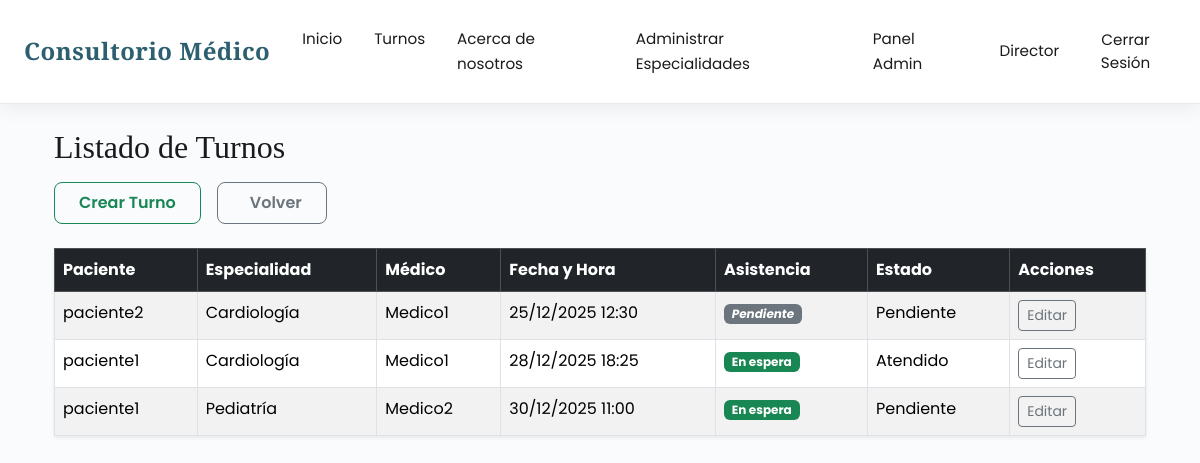
Page /turnos/recepcion/all/ (signed in) on the committed database.
### turnos/models.py (models this page shows, shortened)
class Turno(models.Model):
    paciente = models.ForeignKey(User, on_delete=models.CASCADE, related_name='turnos_paciente')
    medico = models.ForeignKey(User, on_delete=models.SET_NULL, null=True, blank=True, related_name='turnos_medico')
    especialidad = models.ForeignKey(Especialidad, on_delete=models.CASCADE, null=True, blank=True)
    fecha_hora = models.DateTimeField()
    creado_por = models.ForeignKey(User, on_delete=models.SET_NULL, null=True, blank=True, related_name='turnos_creados_por')
    estado = models.CharField(max_length=20, choices=ESTADO_TURNO, default='pendiente')
    asistencia_confirmada = models.BooleanField(default=False)  # la recepcionista marca cuando llega
    notificado_medico = models.BooleanField(default=False)      # la recepcionista puede avisar
    observaciones = models.TextField(blank=True)
    creado = models.DateTimeField(auto_now_add=True)
    pagado = models.BooleanField(default=False)
    metodo_pago = models.CharField(
        max_length=20,
        choices=[('mercadopago', 'Mercado Pago'), ('efectivo', 'Efectivo')],
        blank=True,
        null=True
    )
    id_pago_mp = models.CharField(max_length=100, blank=True, null=True)  # ID de MercadoPago
    class Meta:
        ordering = ['fecha_hora']

### Especialidades/models.py (models this page shows, shortened)
class Especialidad(models.Model):
    tipo = models.CharField(max_length=100, unique=True)
    descripcion = models.TextField(blank=True, null=True)

### turnos/views.py (the view)
# urls.py: path('recepcion/all/', views.TurnosRecepcionView.as_view(), name='turnos_recepcion'),
class TurnosRecepcionView(LoginRequiredMixin, GroupRequiredMixin, ListView):
    model = Turno
    template_name = 'turnos/turnos_recepcion.html'
    context_object_name = 'turnos'
    group_required = ['Recepcionista', 'Director']
    def get_queryset(self):
        return Turno.objects.filter(
            fecha_hora__gte=timezone.now()
        ).order_by('fecha_hora')

### Especialidades/templatetags/grupos_tags.py (called while the page is built)
@register.filter(name='has_group')
def has_group(user, group_name):
    return user.groups.filter(name=group_name).exists()

### accounts/mixins.py (called while the page is built)
    def dispatch(self, request, *args, **kwargs):
        if not request.user.is_authenticated:
            return self.handle_no_permission()
        allowed = False
        groups = self.group_required if isinstance(self.group_required, (list,tuple)) else [self.group_required]
        for g in groups:
            if request.user.groups.filter(name=g).exists():
                allowed = True
                break
        if not allowed:
            return self.handle_no_permission()
        return super().dispatch(request, *args, **kwargs)

### templates/turnos/turnos_recepcion.html (shortened to what this page needs)
{% extends "base.html" %}
{% load grupos_tags %}
{% block content %}
<div class="container mt-4">
            <div class="mb-4">
                <h2 class="mb-3">Listado de Turnos</h2>
                <div class="d-flex gap-3">
                    <a href="{% url 'turnos:crear_turno' %}"
                    class="btn btn-outline-success px-4 py-2 fw-semibold rounded-3">
                        Crear Turno
                    </a>
                    <a href="{% url 'home' %}"
                    class="btn btn-outline-secondary px-4 py-2 fw-semibold rounded-3">
                        Volver
                    </a>
                </div>
        </div>
    {% if turnos %}
        <table class="table table-striped table-bordered shadow-sm">
            <thead class="table-dark">
                <tr>
                    <th>Paciente</th>
                    <th>Especialidad</th>
                    <th>Médico</th>
                    <th>Fecha y Hora</th>
                    <th>Asistencia</th>
                    <th>Estado</th>
                    <th>Acciones</th>
                </tr>
            </thead>
            <tbody>
                {% for turno in turnos %}
                    <tr>
                        <td>{{ turno.paciente.username }}</td>
                        <td>{{ turno.especialidad.tipo }}</td>
                        <td>{{ turno.medico.username }}</td>
                        <td>{{ turno.fecha_hora|date:"d/m/Y H:i" }}</td>
                        <td>
                            {% if turno.asistencia_confirmada %}
                                <span class="badge bg-success">En espera</span>
                            {% else %}
                                <span class="badge bg-secondary"><Em>Pendiente</Em></span>
                            {% endif %}
                        </td>
                        <td>{{ turno.get_estado_display }}</td>
                        <td>
                            {% if user|has_group:"Recepcionista" or user|has_group:"Director" %}
                                <a href="{% url 'turnos:editar_turno' turno.id %}" class="btn btn-outline-secondary btn-sm me-2"> Editar</a>
                            {% else %}
                                <span class="text-muted">-</span>
                            {% endif %}
                        </td>
                    </tr>
                {% endfor %}
            </tbody>
        </table>
    {% else %}
        <div class="alert alert-info">No hay turnos cargados todavía.</div>
    {% endif %}
</div>
{% endblock %}

### templates/base.html (shortened to what this page needs)
{% load static %}
{% load grupos_tags %}
<!DOCTYPE html>
<html lang="es">
<head>
    <link href="https://cdn.jsdelivr.net/npm/bootstrap@5.3.8/dist/css/bootstrap.min.css" rel="stylesheet">
</head>
<body>
<nav class="navbar navbar-expand-lg">
    <div class="container-fluid px-4">
        <a class="navbar-brand" href="/">Consultorio Médico</a>
        <div class="collapse navbar-collapse" id="navbarNav">
            <ul class="navbar-nav mx-auto">
                <li class="nav-item">
                    <a class="nav-link" href="/">Inicio</a>
                </li>
                <li class="nav-item">
                    <a class="nav-link" href="/turnos">Turnos</a>
                </li>
                <li class="nav-item">
                    <a class="nav-link" href="/aboutus">Acerca de nosotros</a>
                </li>
                {% if user.is_authenticated %}
                    {% if user.is_superuser or user|has_group:"Director" %}
                        <li class="nav-item">
                            <a class="nav-link" href="{% url 'especialidades:lista_especialidades' %}">Administrar Especialidades</a>
                        </li>
                    {% endif %}
                    {% if user.is_superuser or user|has_group:"Director" %}
                        <li class="nav-item">
                            <a class="nav-link" href="/admin/">Panel Admin</a>
                        </li>
                    {% endif %}
                {% endif %}
            </ul>
            <ul class="navbar-nav">
                {% if user.is_authenticated %}
                    <li class="nav-item d-flex align-items-center">
                        <span class="nav-link">{{ user.username }}</span>
                    </li>
                    <li class="nav-item d-flex align-items-center">
                        <form action="{% url 'logout' %}" method="post" class="m-0 p-0">
                            <button type="submit" class="nav-link btn btn-link p-0 m-0">
                                Cerrar Sesión
                            </button>
                        </form>
                    </li>
                {% endif %}
            </ul>
        </div>
    </div>
</nav>
<div class="container my-4">
    {% block content %}{% endblock %}
</div>
</body>
</html>

### templates/base.html (style rules this page uses)
:root { --primary-color: #2c5f6f; --secondary-color: #89b5c4; --accent-color: #d4a574; --dark: #1a1a1a; --light-bg: #fafbfc; --border-color: #e8eaed; }
* { margin: 0; padding: 0; box-sizing: border-box; }
body { font-family: 'Poppins', sans-serif; background-color: var(--light-bg); color: var(--dark); line-height: 1.6; }
h1, h2, h3, h4, h5 { font-family: 'Playfair Display', serif; }
.navbar { background: white !important; box-shadow: 0 2px 20px rgba(0,0,0,0.08); padding: 1.2rem 0; border-bottom: 1px solid var(--border-color); }
.navbar-brand { font-family: 'Playfair Display', serif; font-weight: 600; font-size: 1.5rem; color: var(--primary-color) !important; letter-spacing: 0.5px; }
.nav-link { color: var(--dark) !important; font-weight: 400; font-size: 0.95rem; margin: 0 0.5rem; position: relative; }
.nav-link::after { content: ''; position: absolute; bottom: -5px; left: 0; width: 0; height: 2px; background: var(--accent-color); transition: width 0.3s ease; }

### rows in the picture
Turno: paciente.username "paciente2", especialidad.tipo "Cardiología", medico.username "Medico1", fecha_hora "25/12/2025 12:30", asistencia_confirmada "Pendiente", estado "Pendiente"
Turno: paciente.username "paciente1", especialidad.tipo "Cardiología", medico.username "Medico1", fecha_hora "28/12/2025 18:25", asistencia_confirmada "En espera", estado "Atendido"
Turno: paciente.username "paciente1", especialidad.tipo "Pediatría", medico.username "Medico2", fecha_hora "30/12/2025 11:00", asistencia_confirmada "En espera", estado "Pendiente"

### other values in the picture
{{ user.username }} "Director"
